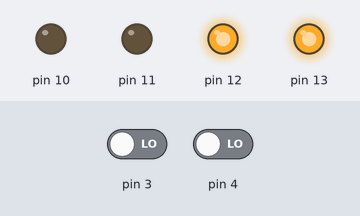
The sketch below on a simulated Arduino Uno, built with avr-gcc and run on an emulated ATmega328P. On the bench: output pins drawn as LEDs (lit = HIGH). The inputs (shaded band) are chosen by the test bench; at power-on: pin 3 LOW, pin 4 LOW.

Above: at 1.2 s.
1.3 s: pin 3 driven HIGH
At 2.5 s:
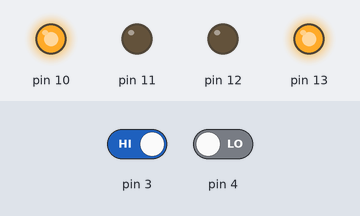
2.8 s: pin 4 driven HIGH
At 3.6 s:
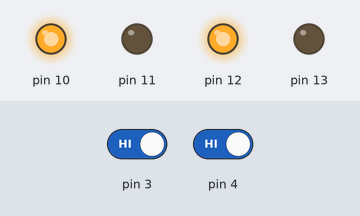
4.3 s: pin 3 driven LOW
At 4.8 s:
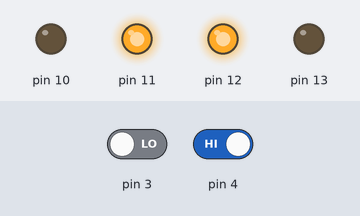
5.8 s: pin 4 driven LOW
At 7.1 s:
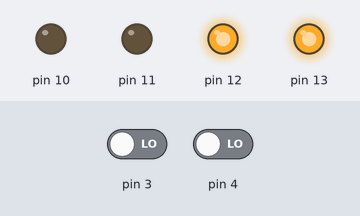
Timing chart, 0 to 8.3 s (numbered marks = the images above; inputs shaded):
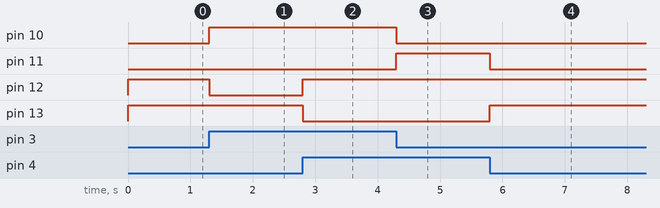

The sketch:

Object_Repeller_Robot.ino
```cpp
void setup()
{
pinMode(10,OUTPUT);
pinMode(11,OUTPUT);
pinMode(12,OUTPUT);
pinMode(13,OUTPUT);
pinMode(3,INPUT);
pinMode(4,INPUT);
}

void loop()
{
int l = digitalRead(4);
int r = digitalRead(3);

if(l==HIGH && r==HIGH)
{
digitalWrite(11,LOW);
digitalWrite(10,HIGH);
digitalWrite(13,LOW);
digitalWrite(12,HIGH);
}
else if(l==LOW && r==HIGH)
{
digitalWrite(10,HIGH);
digitalWrite(11,LOW);
digitalWrite(13,HIGH);
digitalWrite(12,LOW);
}
else if(l==HIGH && r==LOW)
{
digitalWrite(11,HIGH);
digitalWrite(10,LOW);
digitalWrite(12,HIGH);
digitalWrite(13,LOW);
}
else
{
digitalWrite(10,LOW);
digitalWrite(11,LOW);
digitalWrite(12,HIGH);
digitalWrite(13,HIGH);
}
}
```

Measured:
- after the input at 1.3 s, pin 10: LOW → HIGH at once; pin 12: HIGH → LOW at once
- after the input at 2.8 s, pin 12: LOW → HIGH at once; pin 13: HIGH → LOW at once
- after the input at 4.3 s, pin 10: HIGH → LOW at once; pin 11: LOW → HIGH at once
- after the input at 5.8 s, pin 11: HIGH → LOW at once; pin 13: LOW → HIGH at once
